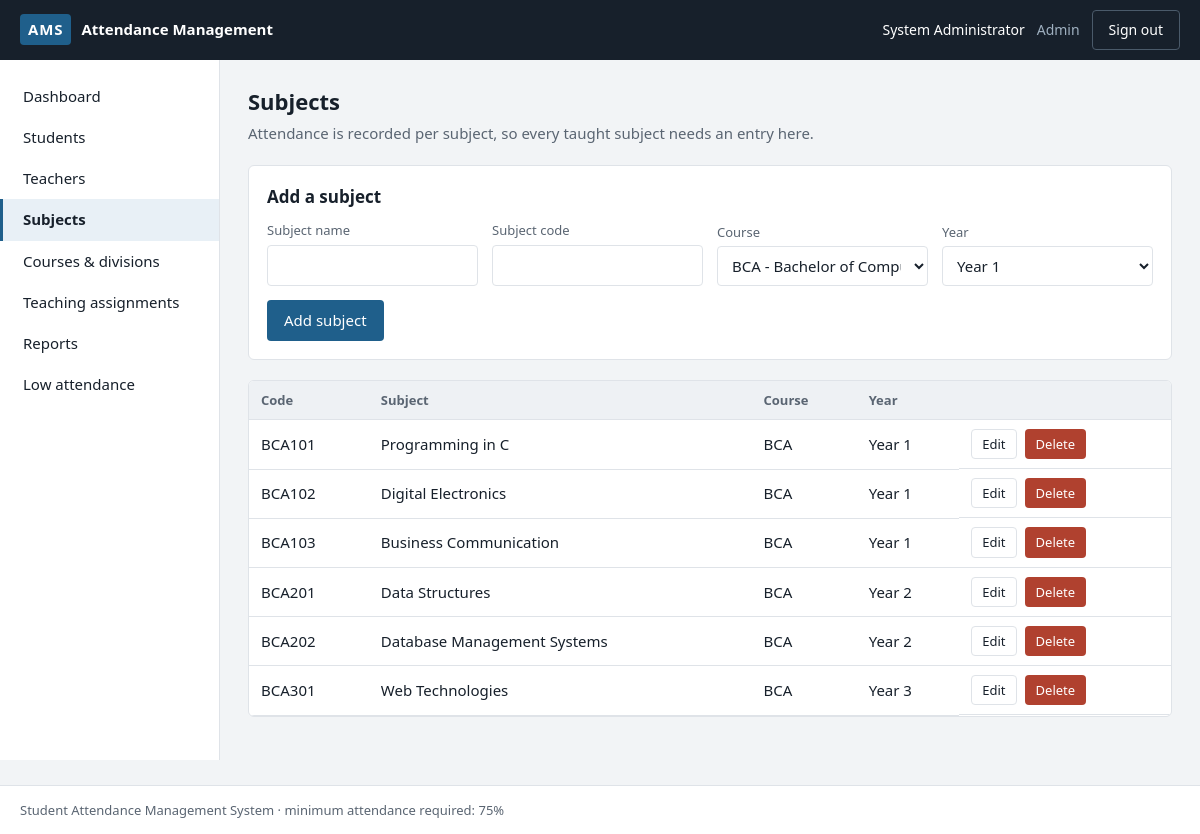
The app's page /admin/subjects.php (signed in) with its own data.
### tables this page shows
CREATE TABLE subjects (
    id        INT AUTO_INCREMENT PRIMARY KEY,
    course_id INT NOT NULL,
    year      TINYINT NOT NULL,
    name      VARCHAR(120) NOT NULL,
    code      VARCHAR(20) NOT NULL UNIQUE,
    FOREIGN KEY (course_id) REFERENCES courses(id) ON DELETE CASCADE
);

CREATE TABLE courses (
    id             INT AUTO_INCREMENT PRIMARY KEY,
    name           VARCHAR(100) NOT NULL,
    code           VARCHAR(20)  NOT NULL UNIQUE,
    duration_years TINYINT NOT NULL DEFAULT 3
);

### includes/functions.php (called while the page is built, shortened)
<?php
function e($value): string {
    return htmlspecialchars((string) $value, ENT_QUOTES, 'UTF-8');
}

### admin/subjects.php (the view, shortened to what this page needs)
<?php
require_once __DIR__ . '/../includes/bootstrap.php';
$editing = null;
$courses  = $pdo->query('SELECT * FROM courses ORDER BY code')->fetchAll();
$subjects = $pdo->query('SELECT s.*, c.code AS course FROM subjects s JOIN courses c ON c.id = s.course_id
                         ORDER BY c.code, s.year, s.code')->fetchAll();
require_once __DIR__ . '/../includes/header.php';
?>
<h1>Subjects</h1>
<p class="sub">Attendance is recorded per subject, so every taught subject needs an entry here.</p>
<div class="card">
    <h2 style="margin-top:0"><?= !empty($editing['id']) ? 'Edit subject' : 'Add a subject' ?></h2>
    <form method="post">
        <div class="row">
            <div class="field">
                <label for="name">Subject name</label>
                <input type="text" id="name" name="name" required value="<?= e($editing['name'] ?? '') ?>">
            </div>
            <div class="field">
                <label for="code">Subject code</label>
                <input type="text" id="code" name="code" required value="<?= e($editing['code'] ?? '') ?>">
            </div>
            <div class="field">
                <label for="course_id">Course</label>
                <select id="course_id" name="course_id" required>
                    <?php foreach ($courses as $c): ?>
                        <option value="<?= (int) $c['id'] ?>" <?= (int) ($editing['course_id'] ?? 0) === (int) $c['id'] ? 'selected' : '' ?>>
                            <?= e($c['code'] . ' - ' . $c['name']) ?>
                        </option>
                    <?php endforeach; ?>
                </select>
            </div>
            <div class="field">
                <label for="year">Year</label>
                <select id="year" name="year" required>
                    <?php for ($y = 1; $y <= 4; $y++): ?>
                        <option value="<?= $y ?>" <?= (int) ($editing['year'] ?? 1) === $y ? 'selected' : '' ?>>Year <?= $y ?></option>
                    <?php endfor; ?>
                </select>
            </div>
            <div class="field" style="flex:0 0 auto">
                <button class="btn" type="submit"><?= !empty($editing['id']) ? 'Save changes' : 'Add subject' ?></button>
            </div>
        </div>
    </form>
</div>
<div class="table-wrap">
<table>
    <thead><tr><th>Code</th><th>Subject</th><th>Course</th><th>Year</th><th></th></tr></thead>
    <tbody>
    <?php foreach ($subjects as $s): ?>
        <tr>
            <td><?= e($s['code']) ?></td>
            <td><?= e($s['name']) ?></td>
            <td><?= e($s['course']) ?></td>
            <td>Year <?= (int) $s['year'] ?></td>
            <td class="actions">
                <a class="btn btn-line btn-sm" href="?edit=<?= (int) $s['id'] ?>">Edit</a>
                <a class="btn btn-danger btn-sm" href="?delete=<?= (int) $s['id'] ?>"
                   onclick="return confirm('Remove this subject?')">Delete</a>
            </td>
        </tr>
    <?php endforeach; ?>
    </tbody>
</table>
</div>
<?php require_once __DIR__ . '/../includes/footer.php'; ?>

### assets/css/style.css (style rules this page uses)
:root { --ink: #17202b; --ink-soft: #5a6572; --line: #dfe3e8; --paper: #f2f4f6; --card: #ffffff; --accent: #1f5f8b; --accent-dim: #e8f0f6; --present: #2e7d5b; --absent: #b0412f; --warn: #b7791f; --radius: 6px; }
* { box-sizing: border-box; }
body { margin: 0; font-family: "Segoe UI", Roboto, "Helvetica Neue", Arial, sans-serif; font-size: 15px; line-height: 1.55; color: var(--ink); background: var(--paper); }
a { color: var(--accent); }
h1 { font-size: 22px; margin: 0 0 4px; }
h2 { font-size: 17px; margin: 28px 0 10px; }
.sub { color: var(--ink-soft); margin: 0 0 20px; }
.card { background: var(--card); border: 1px solid var(--line); border-radius: var(--radius); padding: 18px; margin-bottom: 20px; }
table { width: 100%; border-collapse: collapse; background: var(--card); }
th, td { padding: 9px 12px; text-align: left; border-bottom: 1px solid var(--line); }
th { background: #eef1f4; font-weight: 600; font-size: 13px; color: var(--ink-soft); }
.table-wrap { border: 1px solid var(--line); border-radius: var(--radius); overflow: auto; margin-bottom: 20px; }
label { display: block; font-size: 13px; color: var(--ink-soft); margin-bottom: 4px; }
input[type=text], input[type=email], input[type=password], input[type=date], input[type=number], select { width: 100%; padding: 8px 10px; border: 1px solid var(--line); border-radius: 4px; font: inherit; background: #fff; color: var(--ink); }
.field { margin-bottom: 14px; }
.row { display: flex; flex-wrap: wrap; gap: 14px; align-items: flex-end; }
.row > .field { flex: 1 1 180px; margin-bottom: 0; }
.btn { display: inline-block; padding: 8px 16px; border: 1px solid transparent; border-radius: 4px; background: var(--accent); color: #fff; font: inherit; cursor: pointer; text-decoration: none; }
.btn-line { background: #fff; border-color: var(--line); color: var(--ink); }
.btn-danger { background: var(--absent); }
.btn-sm { padding: 4px 10px; font-size: 13px; }
.actions { display: flex; gap: 8px; align-items: center; }

### records on screen
subjects: code "BCA101", name "Programming in C", course.code "BCA", year "1"
subjects: code "BCA102", name "Digital Electronics", course.code "BCA", year "1"
subjects: code "BCA103", name "Business Communication", course.code "BCA", year "1"
subjects: code "BCA201", name "Data Structures", course.code "BCA", year "2"
subjects: code "BCA202", name "Database Management Systems", course.code "BCA", year "2"
subjects: code "BCA301", name "Web Technologies", course.code "BCA", year "3"

### other values on screen
$_SESSION['name'] "System Administrator"
$role "Admin"
$item[1] "Dashboard"
$item[1] "Students"
$item[1] "Teachers"
$item[1] "Subjects"
$item[1] "Courses & divisions"
$item[1] "Teaching assignments"
$item[1] "Reports"
$item[1] "Low attendance"
MIN_ATTENDANCE "75"
form field course_id "BCA - Bachelor of Computer Applications"
